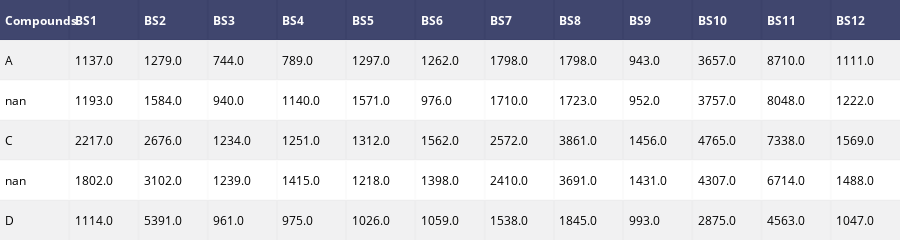

Notebook cell for this chart:
### Code cell
df = ff.create_table(OutputData.head())
offline.iplot(df) # view data set to confirm changes has been made

### Figure 1 — Plotly figure (JSON) as saved in the notebook; plotly's stock layout.template omitted (floating-point values rounded to 4 significant figures)
{"data": [{"colorscale": [[0, "#00083e"], [0.5, "#ededee"], [1, "#ffffff"]], "hoverinfo": "none", "opacity": 0.75, "showscale": false, "type": "heatmap", "uid": "6fc15e82-9ea1-11e8-be19-492bb5d509bd", "z": [[0, 0, 0, 0, 0, 0, 0, 0, 0, 0, 0, 0, 0], [0.5, 0.5, 0.5, 0.5, 0.5, 0.5, 0.5, 0.5, 0.5, 0.5, 0.5, 0.5, 0.5], [1, 1, 1, 1, 1, 1, 1, 1, 1, 1, 1, 1, 1], [0.5, 0.5, 0.5, 0.5, 0.5, 0.5, 0.5, 0.5, 0.5, 0.5, 0.5, 0.5, 0.5], [1, 1, 1, 1, 1, 1, 1, 1, 1, 1, 1, 1, 1], [0.5, 0.5, 0.5, 0.5, 0.5, 0.5, 0.5, 0.5, 0.5, 0.5, 0.5, 0.5, 0.5]]}], "layout": {"annotations": [{"align": "left", "font": {"color": "#ffffff"}, "showarrow": false, "text": "<b>Compounds</b>", "x": -0.45, "xanchor": "left", "xref": "x", "y": 0, "yref": "y"}, {"align": "left", "font": {"color": "#ffffff"}, "showarrow": false, "text": "<b>BS1</b>", "x": 0.55, "xanchor": "left", "xref": "x", "y": 0, "yref": "y"}, {"align": "left", "font": {"color": "#ffffff"}, "showarrow": false, "text": "<b>BS2</b>", "x": 1.55, "xanchor": "left", "xref": "x", "y": 0, "yref": "y"}, {"align": "left", "font": {"color": "#ffffff"}, "showarrow": false, "text": "<b>BS3</b>", "x": 2.55, "xanchor": "left", "xref": "x", "y": 0, "yref": "y"}, {"align": "left", "font": {"color": "#ffffff"}, "showarrow": false, "text": "<b>BS4</b>", "x": 3.55, "xanchor": "left", "xref": "x", "y": 0, "yref": "y"}, {"align": "left", "font": {"color": "#ffffff"}, "showarrow": false, "text": "<b>BS5</b>", "x": 4.55, "xanchor": "left", "xref": "x", "y": 0, "yref": "y"}, {"align": "left", "font": {"color": "#ffffff"}, "showarrow": false, "text": "<b>BS6</b>", "x": 5.55, "xanchor": "left", "xref": "x", "y": 0, "yref": "y"}, {"align": "left", "font": {"color": "#ffffff"}, "showarrow": false, "text": "<b>BS7</b>", "x": 6.55, "xanchor": "left", "xref": "x", "y": 0, "yref": "y"}, {"align": "left", "font": {"color": "#ffffff"}, "showarrow": false, "text": "<b>BS8</b>", "x": 7.55, "xanchor": "left", "xref": "x", "y": 0, "yref": "y"}, {"align": "left", "font": {"color": "#ffffff"}, "showarrow": false, "text": "<b>BS9</b>", "x": 8.55, "xanchor": "left", "xref": "x", "y": 0, "yref": "y"}, {"align": "left", "font": {"color": "#ffffff"}, "showarrow": false, "text": "<b>BS10</b>", "x": 9.55, "xanchor": "left", "xref": "x", "y": 0, "yref": "y"}, {"align": "left", "font": {"color": "#ffffff"}, "showarrow": false, "text": "<b>BS11</b>", "x": 10.55, "xanchor": "left", "xref": "x", "y": 0, "yref": "y"}, {"align": "left", "font": {"color": "#ffffff"}, "showarrow": false, "text": "<b>BS12</b>", "x": 11.55, "xanchor": "left", "xref": "x", "y": 0, "yref": "y"}, {"align": "left", "font": {"color": "#000000"}, "showarrow": false, "text": "A", "x": -0.45, "xanchor": "left", "xref": "x", "y": 1, "yref": "y"}, {"align": "left", "font": {"color": "#000000"}, "showarrow": false, "text": "1137.0", "x": 0.55, "xanchor": "left", "xref": "x", "y": 1, "yref": "y"}, {"align": "left", "font": {"color": "#000000"}, "showarrow": false, "text": "1279.0", "x": 1.55, "xanchor": "left", "xref": "x", "y": 1, "yref": "y"}, {"align": "left", "font": {"color": "#000000"}, "showarrow": false, "text": "744.0", "x": 2.55, "xanchor": "left", "xref": "x", "y": 1, "yref": "y"}, {"align": "left", "font": {"color": "#000000"}, "showarrow": false, "text": "789.0", "x": 3.55, "xanchor": "left", "xref": "x", "y": 1, "yref": "y"}, {"align": "left", "font": {"color": "#000000"}, "showarrow": false, "text": "1297.0", "x": 4.55, "xanchor": "left", "xref": "x", "y": 1, "yref": "y"}, {"align": "left", "font": {"color": "#000000"}, "showarrow": false, "text": "1262.0", "x": 5.55, "xanchor": "left", "xref": "x", "y": 1, "yref": "y"}, {"align": "left", "font": {"color": "#000000"}, "showarrow": false, "text": "1798.0", "x": 6.55, "xanchor": "left", "xref": "x", "y": 1, "yref": "y"}, {"align": "left", "font": {"color": "#000000"}, "showarrow": false, "text": "1798.0", "x": 7.55, "xanchor": "left", "xref": "x", "y": 1, "yref": "y"}, {"align": "left", "font": {"color": "#000000"}, "showarrow": false, "text": "943.0", "x": 8.55, "xanchor": "left", "xref": "x", "y": 1, "yref": "y"}, {"align": "left", "font": {"color": "#000000"}, "showarrow": false, "text": "3657.0", "x": 9.55, "xanchor": "left", "xref": "x", "y": 1, "yref": "y"}, {"align": "left", "font": {"color": "#000000"}, "showarrow": false, "text": "8710.0", "x": 10.55, "xanchor": "left", "xref": "x", "y": 1, "yref": "y"}, {"align": "left", "font": {"color": "#000000"}, "showarrow": false, "text": "1111.0", "x": 11.55, "xanchor": "left", "xref": "x", "y": 1, "yref": "y"}, {"align": "left", "font": {"color": "#000000"}, "showarrow": false, "text": "nan", "x": -0.45, "xanchor": "left", "xref": "x", "y": 2, "yref": "y"}, {"align": "left", "font": {"color": "#000000"}, "showarrow": false, "text": "1193.0", "x": 0.55, "xanchor": "left", "xref": "x", "y": 2, "yref": "y"}, {"align": "left", "font": {"color": "#000000"}, "showarrow": false, "text": "1584.0", "x": 1.55, "xanchor": "left", "xref": "x", "y": 2, "yref": "y"}, {"align": "left", "font": {"color": "#000000"}, "showarrow": false, "text": "940.0", "x": 2.55, "xanchor": "left", "xref": "x", "y": 2, "yref": "y"}, {"align": "left", "font": {"color": "#000000"}, "showarrow": false, "text": "1140.0", "x": 3.55, "xanchor": "left", "xref": "x", "y": 2, "yref": "y"}, {"align": "left", "font": {"color": "#000000"}, "showarrow": false, "text": "1571.0", "x": 4.55, "xanchor": "left", "xref": "x", "y": 2, "yref": "y"}, {"align": "left", "font": {"color": "#000000"}, "showarrow": false, "text": "976.0", "x": 5.55, "xanchor": "left", "xref": "x", "y": 2, "yref": "y"}, {"align": "left", "font": {"color": "#000000"}, "showarrow": false, "text": "1710.0", "x": 6.55, "xanchor": "left", "xref": "x", "y": 2, "yref": "y"}, {"align": "left", "font": {"color": "#000000"}, "showarrow": false, "text": "1723.0", "x": 7.55, "xanchor": "left", "xref": "x", "y": 2, "yref": "y"}, {"align": "left", "font": {"color": "#000000"}, "showarrow": false, "text": "952.0", "x": 8.55, "xanchor": "left", "xref": "x", "y": 2, "yref": "y"}, {"align": "left", "font": {"color": "#000000"}, "showarrow": false, "text": "3757.0", "x": 9.55, "xanchor": "left", "xref": "x", "y": 2, "yref": "y"}, {"align": "left", "font": {"color": "#000000"}, "showarrow": false, "text": "8048.0", "x": 10.55, "xanchor": "left", "xref": "x", "y": 2, "yref": "y"}, {"align": "left", "font": {"color": "#000000"}, "showarrow": false, "text": "1222.0", "x": 11.55, "xanchor": "left", "xref": "x", "y": 2, "yref": "y"}, {"align": "left", "font": {"color": "#000000"}, "showarrow": false, "text": "C", "x": -0.45, "xanchor": "left", "xref": "x", "y": 3, "yref": "y"}, {"align": "left", "font": {"color": "#000000"}, "showarrow": false, "text": "2217.0", "x": 0.55, "xanchor": "left", "xref": "x", "y": 3, "yref": "y"}, {"align": "left", "font": {"color": "#000000"}, "showarrow": false, "text": "2676.0", "x": 1.55, "xanchor": "left", "xref": "x", "y": 3, "yref": "y"}, {"align": "left", "font": {"color": "#000000"}, "showarrow": false, "text": "1234.0", "x": 2.55, "xanchor": "left", "xref": "x", "y": 3, "yref": "y"}, {"align": "left", "font": {"color": "#000000"}, "showarrow": false, "text": "1251.0", "x": 3.55, "xanchor": "left", "xref": "x", "y": 3, "yref": "y"}, {"align": "left", "font": {"color": "#000000"}, "showarrow": false, "text": "1312.0", "x": 4.55, "xanchor": "left", "xref": "x", "y": 3, "yref": "y"}, {"align": "left", "font": {"color": "#000000"}, "showarrow": false, "text": "1562.0", "x": 5.55, "xanchor": "left", "xref": "x", "y": 3, "yref": "y"}, {"align": "left", "font": {"color": "#000000"}, "showarrow": false, "text": "2572.0", "x": 6.55, "xanchor": "left", "xref": "x", "y": 3, "yref": "y"}, {"align": "left", "font": {"color": "#000000"}, "showarrow": false, "text": "3861.0", "x": 7.55, "xanchor": "left", "xref": "x", "y": 3, "yref": "y"}, {"align": "left", "font": {"color": "#000000"}, "showarrow": false, "text": "1456.0", "x": 8.55, "xanchor": "left", "xref": "x", "y": 3, "yref": "y"}, {"align": "left", "font": {"color": "#000000"}, "showarrow": false, "text": "4765.0", "x": 9.55, "xanchor": "left", "xref": "x", "y": 3, "yref": "y"}, {"align": "left", "font": {"color": "#000000"}, "showarrow": false, "text": "7338.0", "x": 10.55, "xanchor": "left", "xref": "x", "y": 3, "yref": "y"}, {"align": "left", "font": {"color": "#000000"}, "showarrow": false, "text": "1569.0", "x": 11.55, "xanchor": "left", "xref": "x", "y": 3, "yref": "y"}, {"align": "left", "font": {"color": "#000000"}, "showarrow": false, "text": "nan", "x": -0.45, "xanchor": "left", "xref": "x", "y": 4, "yref": "y"}, {"align": "left", "font": {"color": "#000000"}, "showarrow": false, "text": "1802.0", "x": 0.55, "xanchor": "left", "xref": "x", "y": 4, "yref": "y"}, {"align": "left", "font": {"color": "#000000"}, "showarrow": false, "text": "3102.0", "x": 1.55, "xanchor": "left", "xref": "x", "y": 4, "yref": "y"}, {"align": "left", "font": {"color": "#000000"}, "showarrow": false, "text": "1239.0", "x": 2.55, "xanchor": "left", "xref": "x", "y": 4, "yref": "y"}, {"align": "left", "font": {"color": "#000000"}, "showarrow": false, "text": "1415.0", "x": 3.55, "xanchor": "left", "xref": "x", "y": 4, "yref": "y"}, {"align": "left", "font": {"color": "#000000"}, "showarrow": false, "text": "1218.0", "x": 4.55, "xanchor": "left", "xref": "x", "y": 4, "yref": "y"}, {"align": "left", "font": {"color": "#000000"}, "showarrow": false, "text": "1398.0", "x": 5.55, "xanchor": "left", "xref": "x", "y": 4, "yref": "y"}, {"align": "left", "font": {"color": "#000000"}, "showarrow": false, "text": "2410.0", "x": 6.55, "xanchor": "left", "xref": "x", "y": 4, "yref": "y"}, {"align": "left", "font": {"color": "#000000"}, "showarrow": false, "text": "3691.0", "x": 7.55, "xanchor": "left", "xref": "x", "y": 4, "yref": "y"}, {"align": "left", "font": {"color": "#000000"}, "showarrow": false, "text": "1431.0", "x": 8.55, "xanchor": "left", "xref": "x", "y": 4, "yref": "y"}, {"align": "left", "font": {"color": "#000000"}, "showarrow": false, "text": "4307.0", "x": 9.55, "xanchor": "left", "xref": "x", "y": 4, "yref": "y"}, {"align": "left", "font": {"color": "#000000"}, "showarrow": false, "text": "6714.0", "x": 10.55, "xanchor": "left", "xref": "x", "y": 4, "yref": "y"}, {"align": "left", "font": {"color": "#000000"}, "showarrow": false, "text": "1488.0", "x": 11.55, "xanchor": "left", "xref": "x", "y": 4, "yref": "y"}, {"align": "left", "font": {"color": "#000000"}, "showarrow": false, "text": "D", "x": -0.45, "xanchor": "left", "xref": "x", "y": 5, "yref": "y"}, {"align": "left", "font": {"color": "#000000"}, "showarrow": false, "text": "1114.0", "x": 0.55, "xanchor": "left", "xref": "x", "y": 5, "yref": "y"}, {"align": "left", "font": {"color": "#000000"}, "showarrow": false, "text": "5391.0", "x": 1.55, "xanchor": "left", "xref": "x", "y": 5, "yref": "y"}, {"align": "left", "font": {"color": "#000000"}, "showarrow": false, "text": "961.0", "x": 2.55, "xanchor": "left", "xref": "x", "y": 5, "yref": "y"}, {"align": "left", "font": {"color": "#000000"}, "showarrow": false, "text": "975.0", "x": 3.55, "xanchor": "left", "xref": "x", "y": 5, "yref": "y"}, {"align": "left", "font": {"color": "#000000"}, "showarrow": false, "text": "1026.0", "x": 4.55, "xanchor": "left", "xref": "x", "y": 5, "yref": "y"}, {"align": "left", "font": {"color": "#000000"}, "showarrow": false, "text": "1059.0", "x": 5.55, "xanchor": "left", "xref": "x", "y": 5, "yref": "y"}, {"align": "left", "font": {"color": "#000000"}, "showarrow": false, "text": "1538.0", "x": 6.55, "xanchor": "left", "xref": "x", "y": 5, "yref": "y"}, {"align": "left", "font": {"color": "#000000"}, "showarrow": false, "text": "1845.0", "x": 7.55, "xanchor": "left", "xref": "x", "y": 5, "yref": "y"}, {"align": "left", "font": {"color": "#000000"}, "showarrow": false, "text": "993.0", "x": 8.55, "xanchor": "left", "xref": "x", "y": 5, "yref": "y"}, {"align": "left", "font": {"color": "#000000"}, "showarrow": false, "text": "2875.0", "x": 9.55, "xanchor": "left", "xref": "x", "y": 5, "yref": "y"}, {"align": "left", "font": {"color": "#000000"}, "showarrow": false, "text": "4563.0", "x": 10.55, "xanchor": "left", "xref": "x", "y": 5, "yref": "y"}, {"align": "left", "font": {"color": "#000000"}, "showarrow": false, "text": "1047.0", "x": 11.55, "xanchor": "left", "xref": "x", "y": 5, "yref": "y"}], "height": 230, "margin": {"b": 0, "l": 0, "r": 0, "t": 0}, "xaxis": {"dtick": 1, "gridwidth": 2, "showticklabels": false, "tick0": -0.5, "ticks": "", "zeroline": false}, "yaxis": {"autorange": "reversed", "dtick": 1, "gridwidth": 2, "showticklabels": false, "tick0": 0.5, "ticks": "", "zeroline": false}}}
